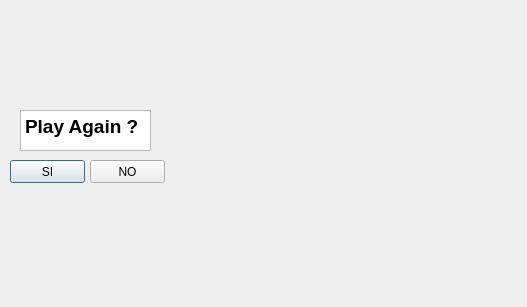
<?xml version="1.0" encoding="UTF-8"?>
<ui version="4.0">
 <class>Triunfo</class>
 <widget class="QDialog" name="Triunfo">
  <property name="geometry">
   <rect>
    <x>0</x>
    <y>0</y>
    <width>527</width>
    <height>307</height>
   </rect>
  </property>
  <property name="windowTitle">
   <string>Dialog</string>
  </property>
  <property name="styleSheet">
   <string notr="true">
</string>
  </property>
  <widget class="QPushButton" name="iniciar">
   <property name="geometry">
    <rect>
     <x>10</x>
     <y>160</y>
     <width>75</width>
     <height>23</height>
    </rect>
   </property>
   <property name="styleSheet">
    <string notr="true"/>
   </property>
   <property name="text">
    <string>SI</string>
   </property>
  </widget>
  <widget class="QPushButton" name="pushButton_2">
   <property name="geometry">
    <rect>
     <x>90</x>
     <y>160</y>
     <width>75</width>
     <height>23</height>
    </rect>
   </property>
   <property name="styleSheet">
    <string notr="true">alternate-background-color: rgb(0, 255, 255);</string>
   </property>
   <property name="text">
    <string>NO</string>
   </property>
  </widget>
  <widget class="QTextBrowser" name="textBrowser">
   <property name="geometry">
    <rect>
     <x>20</x>
     <y>110</y>
     <width>131</width>
     <height>41</height>
    </rect>
   </property>
   <property name="styleSheet">
    <string notr="true">
image: url(:/roca.png);</string>
   </property>
   <property name="html">
    <string>&lt;!DOCTYPE HTML PUBLIC &quot;-//W3C//DTD HTML 4.0//EN&quot; &quot;http://www.w3.org/TR/REC-html40/strict.dtd&quot;&gt;
&lt;html&gt;&lt;head&gt;&lt;meta name=&quot;qrichtext&quot; content=&quot;1&quot; /&gt;&lt;style type=&quot;text/css&quot;&gt;
p, li { white-space: pre-wrap; }
&lt;/style&gt;&lt;/head&gt;&lt;body style=&quot; font-family:'MS Shell Dlg 2'; font-size:8.25pt; font-weight:400; font-style:normal;&quot;&gt;
&lt;p style=&quot; margin-top:0px; margin-bottom:0px; margin-left:0px; margin-right:0px; -qt-block-indent:0; text-indent:0px;&quot;&gt;&lt;span style=&quot; font-size:14pt; font-weight:600;&quot;&gt;Play Again ?&lt;/span&gt;&lt;/p&gt;&lt;/body&gt;&lt;/html&gt;</string>
   </property>
  </widget>
  <widget class="QLabel" name="label">
   <property name="geometry">
    <rect>
     <x>0</x>
     <y>-20</y>
     <width>531</width>
     <height>351</height>
    </rect>
   </property>
   <property name="styleSheet">
    <string notr="true">image: url(:/ganar.png);</string>
   </property>
   <property name="text">
    <string/>
   </property>
  </widget>
  <zorder>label</zorder>
  <zorder>textBrowser</zorder>
  <zorder>iniciar</zorder>
  <zorder>pushButton_2</zorder>
 </widget>
 <resources/>
 <connections/>
</ui>
